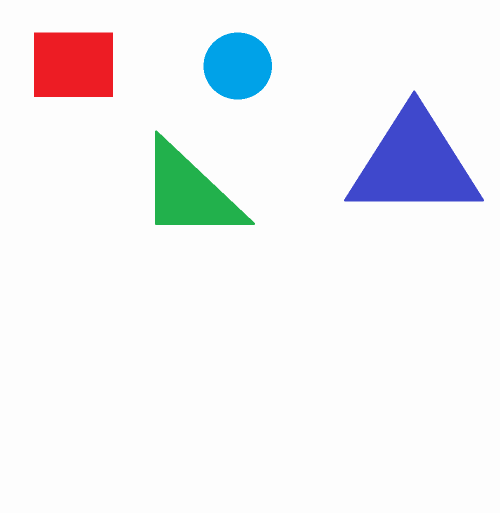
#> input picture shapes_and_colors.png, 1000 x 1026 px, found by its file name (shown at 1/2 size)
$ python detect_color.py
#> lines starting #> are read from the running program, lines starting #| are printed output that depends on the picture; after the words box and inside, x2 and y2 are one past the last pixel; in counts of white or black regions, pixels touching at a corner belong together
### SCARA_Vision/pyimagesearch/colorlabeler.py
from scipy.spatial import distance as dist
from collections import OrderedDict
import numpy as np
import cv2

class ColorLabeler:
	def __init__(self):
		# initialize the colors dictionary, containing the color
		# name as the key and the RGB tuple as the value
		colors = OrderedDict({
			"red":(255,0,0),
			"green":(0,255,0),
			"blue":(0,0,255)})
		# allocate memory for the L*a*b* image, then initialize
		# the color names list
		self.lab = np.zeros((len(colors), 1, 3), dtype="uint8")
		self.colorNames = []

		# loop over the colors dictionary
		for (i, (name, rgb)) in enumerate(colors.items()):
			# update the L*a*b* array and the color names list
			self.lab[i] = rgb
			self.colorNames.append(name)
		# convert the L*a*b* array from the RGB color space
		# to L*a*b*
		self.lab = cv2.cvtColor(self.lab, cv2.COLOR_RGB2LAB)

	def label(self, image, c):
		# construct a mask for the contour, then compute the
		# average L*a*b* value for the masked region
		mask = np.zeros(image.shape[:2], dtype="uint8")
		cv2.drawContours(mask, [c], -1, 255, -1)
		mask = cv2.erode(mask, None, iterations=2)
		mean = cv2.mean(image, mask=mask)[:3]
		# initialize the minimum distance found thus far
		minDist = (np.inf, None)
		# loop over the known L*a*b* color values
		for (i, row) in enumerate(self.lab):
			# compute the distance between the current L*a*b*
			# color value and the mean of the image
			d = dist.euclidean(row[0], mean)
			# if the distance is smaller than the current distance,
			# then update the bookkeeping variable
			if d < minDist[0]:
				minDist = (d, i)
		# return the name of the color with the smallest distance
		return self.colorNames[minDist[1]]

### SCARA_Vision/pyimagesearch/shapedetector.py
# import the necessary packages
import cv2

class ShapeDetector:
	def __init__(self):
		pass

	def detect(self, c):
		# initialize the shape name and approximate the contour
		shape = "unidentified"
		peri = cv2.arcLength(c, True)
		approx = cv2.approxPolyDP(c, 0.04 * peri, True)

		# if the shape is a triangle, it will have 3 vertices
		if len(approx) == 3:
			shape = "triangle"

		# if the shape has 4 vertices, it is either a square or
		# a rectangle
		elif len(approx) == 4:
			# compute the bounding box of the contour and use the
			# bounding box to compute the aspect ratio
			(x, y, w, h) = cv2.boundingRect(approx)
			ar = w / float(h)

			# a square will have an aspect ratio that is approximately
			# equal to one, otherwise, the shape is a rectangle
			shape = "square" if ar >= 0.95 and ar <= 1.05 else "rectangle"

		# if the shape is a pentagon, it will have 5 vertices
		elif len(approx) == 5:
			shape = "pentagon"

		# otherwise, we assume the shape is a circle
		else:
			shape = "circle"

		# return the name of the shape
		return shape

### SCARA_Vision/detect_color.py
from pyimagesearch.shapedetector import ShapeDetector
from pyimagesearch.colorlabeler import ColorLabeler
import argparse
import imutils
import cv2
# construct the argument parse and parse the arguments
path = r'C:\Users\Manoj Sharma\Desktop\SCARA_Vision\shapes_and_colors.png'
image = cv2.imread(path)
#> image is the input picture: shape (1026, 1000, 3); mean B, G, R 243.5, 240.2, 239.1
resized = imutils.resize(image, width=300)
ratio = image.shape[0] / float(resized.shape[0])
#> ratio = 3.34
# blur the resized image slightly, then convert it to both
# grayscale and the L*a*b* color spaces
blurred = cv2.GaussianBlur(resized, (5, 5), 0)
gray = cv2.cvtColor(blurred, cv2.COLOR_BGR2GRAY)
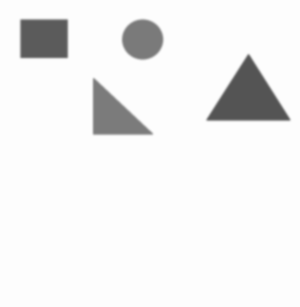
#> gray: shape (307, 300); min 84, max 253, mean 240.2
lab = cv2.cvtColor(blurred, cv2.COLOR_BGR2LAB)
#> lab: shape (307, 300, 3); mean of channels 0, 1, 2 242.6, 129.3, 127
cv2.imshow("lab",lab)
#thresh = cv2.threshold(gray, 60, 255, cv2.THRESH_BINARY)[1]
#cv2.imshow("thresh",thresh)
# find contours in the thresholded image
#cv2.imshow("Image_edged", edged)
edged = cv2.Canny(blurred, 50, 100)
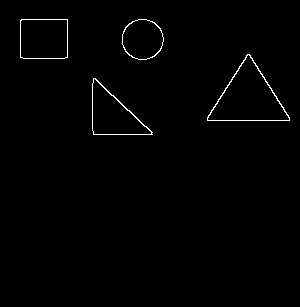
#> edged: shape (307, 300); 0.92% white in thin lines or dots, all inside (x1, y1, x2, y2) = (20, 19, 290, 135)
edged = cv2.dilate(edged, None, iterations=1)
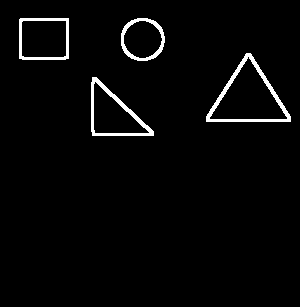
#> edged: shape (307, 300); 2.8% white; 4 white regions, box (x1, y1, x2, y2) and area: (206, 53, 291, 122) 887, (91, 77, 154, 136) 692, (19, 18, 69, 60) 514, (121, 18, 165, 61) 472
#cv2.imshow("Image_dilated", edged)
edged = cv2.erode(edged, None, iterations=1)
#cv2.imshow("Image_eroded", edged)
cnts = cv2.findContours(edged.copy(), cv2.RETR_EXTERNAL,
	cv2.CHAIN_APPROX_SIMPLE)
#> cnts = 4 contours; box (x1, y1, x2, y2) and area: (207, 54, 290, 121) 2885, (20, 19, 68, 59) 1828, (92, 78, 153, 135) 1797, (122, 19, 164, 60) 1303
cnts = imutils.grab_contours(cnts)
# initialize the shape detector and color labeler
sd = ShapeDetector()
cl = ColorLabeler()

# loop over the contours
for c in cnts:
	# compute the center of the contour
	M = cv2.moments(c)
	cX = int((M["m10"] / M["m00"]) * ratio)
	cY = int((M["m01"] / M["m00"]) * ratio)
	# detect the shape of the contour and label the color
	shape = sd.detect(c)
	color = cl.label(lab, c)
	# multiply the contour (x, y)-coordinates by the resize ratio,
	# then draw the contours and the name of the shape and labeled
	# color on the image
	c = c.astype("float")
	c *= ratio
	c = c.astype("int")
	text = "{} {}".format(color, shape)
	cv2.drawContours(image, [c], -1, (0, 255, 0), 2)
	cv2.putText(image, text, (cX, cY),
		cv2.FONT_HERSHEY_SIMPLEX, 0.5, (5, 0, 5), 2)
	# show the output image
	cv2.imshow("Image", image)
	cv2.waitKey(0)
#> this loop made 4 passes
#> (cX, cY, shape, peri in detect, approx in detect, mean in label, color, text) on passes 1 to 2: (376, 383, 'triangle', 199.2, [[93, 78], [93, 134], [152, 134]], (162.3, 70.12, 168.9), 'green', 'green triangle'), (828, 325, 'triangle', 249.1, [[207, 117], [289, 120], [249, 54]], (97.19, 166.9, 59.08), 'blue', 'blue triangle')
#> (cX, cY, shape, peri in detect, mean in label, color, text) on pass 3: (475, 130, 'circle', 135.1, (161.1, 117.9, 83.05), 'blue', 'blue circle')
#> pass 1, in label, `mask = cv2.erode(mask, None, iterations=2)`:
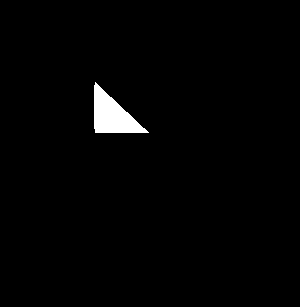
#> mask: shape (307, 300); 1.6% white; 1 white region, box (x1, y1, x2, y2) and area: (94, 82, 149, 133) 1432
#> pass 1, `cv2.imshow("Image", image)`:
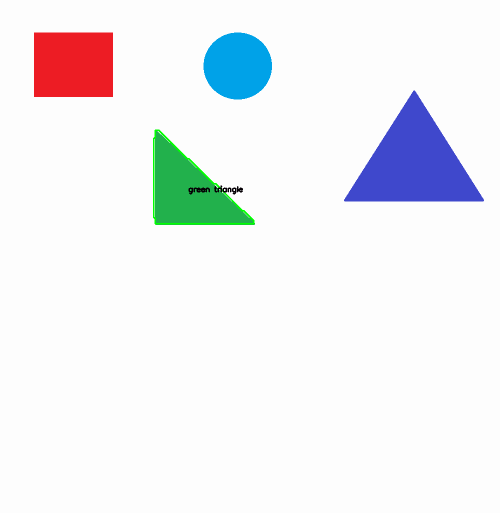
#> window 'Image': shape (1026, 1000, 3) (shown at 1/2 size); mean B, G, R 243, 240.1, 238.6
#> pass 2, in label (call 2), `mask = cv2.erode(mask, None, iterations=2)`:
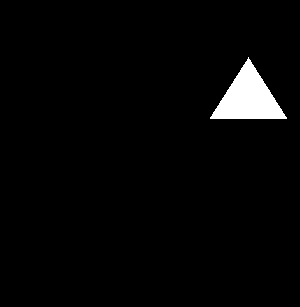
#> mask: shape (307, 300); 2.6% white; 1 white region, box (x1, y1, x2, y2) and area: (210, 57, 287, 119) 2411
#> after the loop:
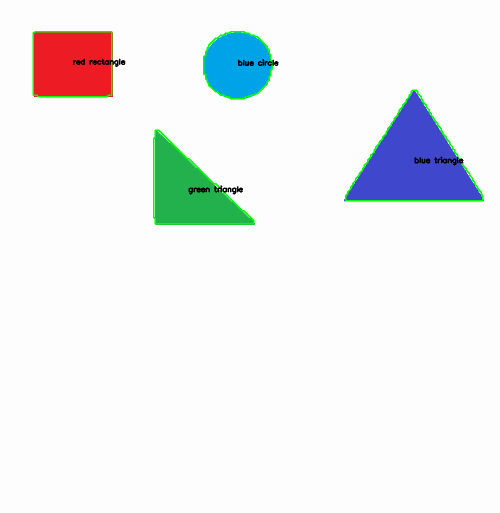
#> image: shape (1026, 1000, 3) (shown at 1/2 size); 1.02% of pixels changed, all inside (x1, y1, x2, y2) = (65, 62, 967, 449)
